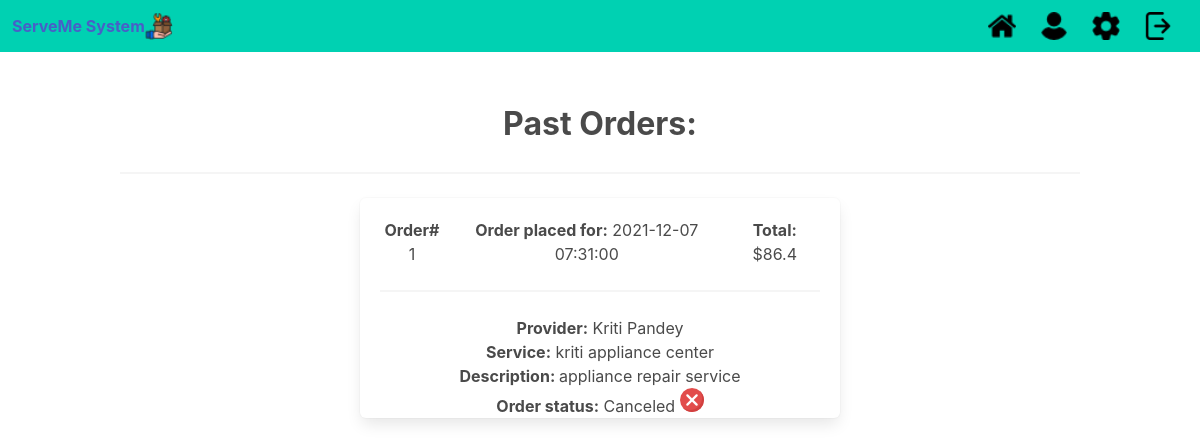
Screenshot of /past_orders (signed in) with the database file from the repository.
### serveme/models.py (models this page shows, shortened)
class Provider (db.Model):
    provider_id     = db.Column(db.Integer, primary_key=True)
    userID          = db.Column(db.Integer, db.ForeignKey('user.userID'), nullable=False)
    provider_name   = db.Column(db.String(50), nullable=False)
    rating_avg      = db.Column(db.Float)
    phone_number    = db.Column(db.String(10), nullable=False)
    address         = db.Column(db.String(25), nullable=False)
    email           = db.Column(db.String(20), nullable=False)
    ssn             = db.Column(db.String(9), nullable=False)
    services        = db.relationship('Service', backref='service_provider', lazy=True)

class Order (db.Model):
    order_id        = db.Column(db.Integer, primary_key=True)
    provider_id     = db.Column(db.Integer, nullable=False)
    service_id      = db.Column(db.Integer, nullable=False)
    userID          = db.Column(db.Integer, db.ForeignKey('user.userID'), nullable=False)
    cost            = db.Column(db.Float(precision=2), nullable=False)
    review_id       = db.Column(db.Integer)
    description     = db.Column(db.String(255))
    date            = db.Column(db.DateTime())
    status          = db.Column(db.String(255))

class Service (db.Model):
    provider_id     = db.Column(db.Integer, db.ForeignKey('provider.provider_id'), nullable=False)
    service_id      = db.Column(db.Integer, nullable=False, primary_key=True)
    rating_avg      = db.Column(db.Float(precision=2), nullable=False)
    service_name    = db.Column(db.String(20), nullable=False)
    cost            = db.Column(db.Float(precision=2), nullable=False)
    description     = db.Column(db.String(255), nullable=False)
    category        = db.Column(db.String(20), nullable=False)

### serveme/orderController.py (the view)
@orderController.route('/past_orders')
def past_orders():
    orders = Order.query.filter(or_(Order.status == 'Completed', Order.status == "Canceled"), Order.userID==current_user.userID).all()
    services = Service.query.all()
    providers = Provider.query.all()
    return render_template('past_orders.html', orders=orders, services=services, providers=providers)

### serveme/templates/past_orders.html (shortened to what this page needs)
{% extends "base.html" %}
{% block content %}
<br>
<br>
 <div class="is-size-3">
       <b>Past Orders:</b>
   </div>
   {%for service in services%}
    {%for order in orders%}
     {%for provider in providers%}
      {%if order.provider_id==service.provider_id and order.service_id==service.service_id and service.provider_id == provider.provider_id%}
      <hr>
      {%if order.status == "Canceled" or order.status == "Completed"%}
    <div class="box" style="height:220px; margin:auto; width:50%">
      <div style="display:flex; flex-direction: horizontal; justify-content: space-around;">
        <div><b>Order# </b> {{order.order_id}}</div>
        <div><b>Order placed for:</b> {{order.date}}</div>
        <div><b>Total: </b>${{order.cost}}</div>
      </div>
      <hr>
        <div style="display: flex; flex-direction: horizontal; justify-content: center; ">
          <div>
            <b>Provider:</b>
            {{provider.provider_name}}
	    <br>
            <b>Service:</b>
            {{service.service_name}}
            <br>
	    <b>Description: </b>
            {{service.description}}
            <br>
            <b>Order status:</b> {{order.status}}
            {%if order.status == "Canceled"%}
            <img src="{{url_for('static', filename='canceled.png')}}" alt="placeholder">
            {%endif%}
          </div>
        </div>
    </div>
        {%endif%}
        {%endif%}
       {%endfor%}
      {%endfor%}
    {%endfor%}
<br>
<br>
{% endblock %}

### rows the page displays
Service: service_name "kriti appliance center", description "appliance repair service"
Order: order_id "1", date "2021-12-07 07:31:00", cost "86.4", status "Canceled"
Provider: provider_name "Kriti Pandey"
